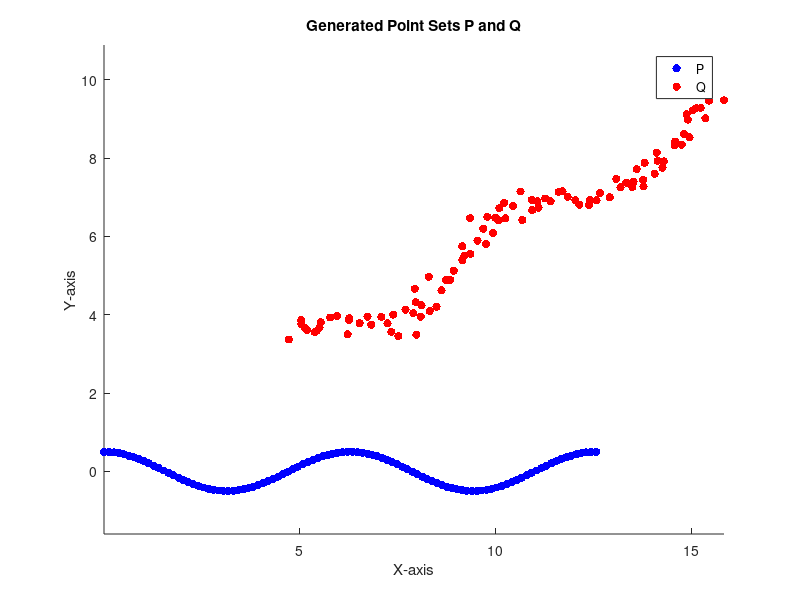

Source code (MATLAB):
clc
clear 

% Number of points for the curve
num_points = 100;

% Generate a curve for P
t = linspace(0, 4 * pi, num_points);
x = t;
y = 0.5 * cos(t);

P = [x; y];

% Apply a rotation and translation to P to get Q
angle = 30; % Rotation angle in degrees
R = [cosd(angle), -sind(angle); sind(angle), cosd(angle)]; % Rotation matrix
translation = [5; 3]; % Translation vector
Q = R * P + translation;

% Add some noise to Q
Q = Q + 0.2 * randn(size(Q));

% Visualize the points
figure;
scatter(P(1, :), P(2, :), 'b', 'filled', 'DisplayName', 'P');
hold on;
scatter(Q(1, :), Q(2, :), 'r', 'filled', 'DisplayName', 'Q');
title('Generated Point Sets P and Q');
xlabel('X-axis');
ylabel('Y-axis');
legend('Location', 'Best');
axis equal;
hold off;

% Save the data to a file if needed
save('icp_example_data.mat', 'P', 'Q');